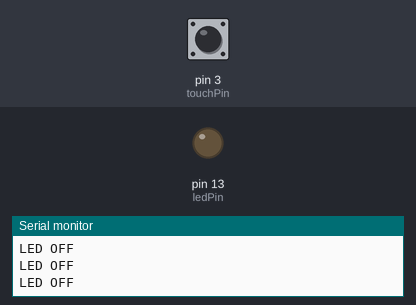
Bench run of a sketch on a simulated Arduino Uno, built with avr-gcc and run on an emulated ATmega328P. On the bench: output pins drawn as LEDs (lit = HIGH), the last lines printed to the serial monitor. Inputs (shaded band) come from the test bench; at power-on: pin 3 (touchPin) LOW.

Above: at 1.2 s.
1.3 s: pin 3 (touchPin) pulled HIGH for 0.25 s
At 1.5 s:
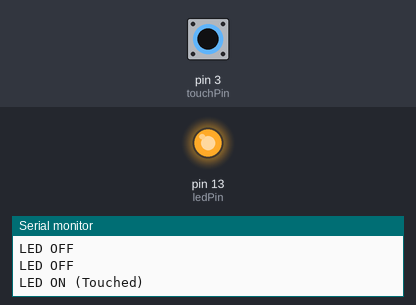
3.1 s: pin 3 (touchPin) pulled HIGH for 3.2 s
At 7.0 s:
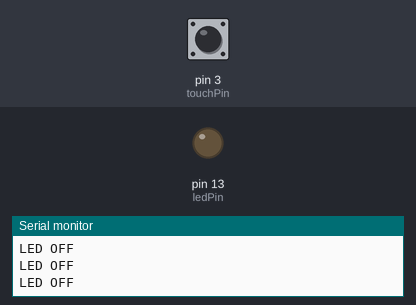
Timing chart, 0 to 8.5 s (numbered marks = the images above; inputs shaded):
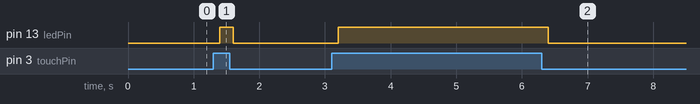

Measured:
- after the input at 1.3 s, pin 13 (ledPin): LOW → HIGH after 0.10 s, → LOW 0.20 s later
- after the input at 3.1 s, pin 13 (ledPin): LOW → HIGH after 0.10 s, → LOW 3.2 s later

The sketch:

touch_sensor_continuous.ino
```cpp
// Touch Sensor with Arduino to directly switch LED ON/OFF

int touchPin = 3;    // Touch sensor OUT pin
int ledPin = 13;     // LED pin

void setup() {
  pinMode(touchPin, INPUT);
  pinMode(ledPin, OUTPUT);

  Serial.begin(9600);
  Serial.println("Touch Sensor LED Control Ready...");
}

void loop() {
  int sensorValue = digitalRead(touchPin); // Read sensor (HIGH or LOW)

  if (sensorValue == HIGH) {   // If touched (Active HIGH mode)
    digitalWrite(ledPin, HIGH);
    Serial.println("LED ON (Touched)");
  } else {                     // If not touched
    digitalWrite(ledPin, LOW);
    Serial.println("LED OFF");
  }

  delay(200); // Small delay to stabilize readings
}
```
